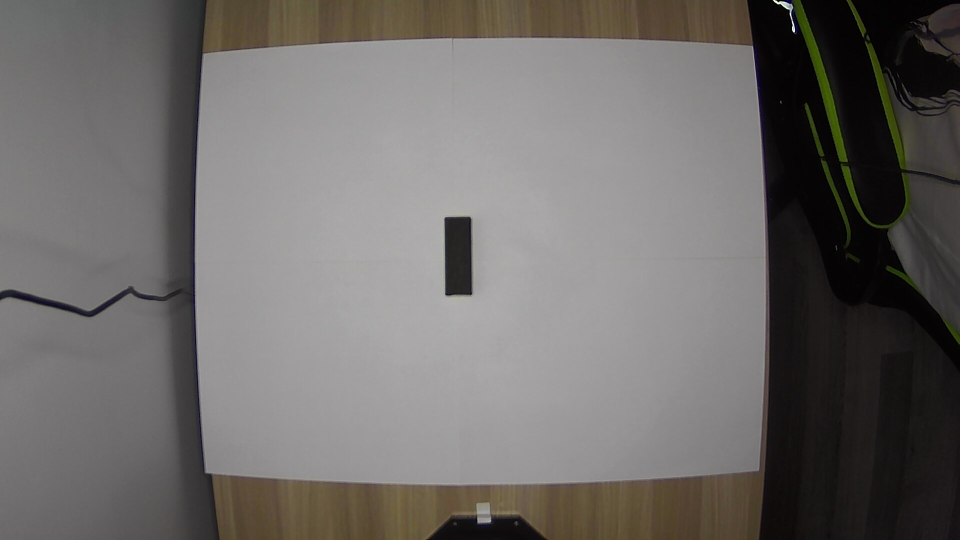
#> input picture Pics_n_Vids/jenga_testing/eptestimg.jpg, 1920 x 1080 px, found by its file name (shown at 1/2 size)
$ python cropimg.py
#> lines starting #> are read from the running program, lines starting #| are printed output that depends on the picture
#!/usr/bin/env python3
import cv2
image = cv2.imread("eptestimg.jpg")
#> image is the input picture: shape (1080, 1920, 3); mean B, G, R 105, 107.4, 110.3
new_image = image.copy()

# [7 lines of commented-out code are left out]
y=75		#higher goes lower down
x=385		#higher goes right
h=900		#height of img
w=1150		#width of img

crop_img = new_image[y:y+h, x:x+w]
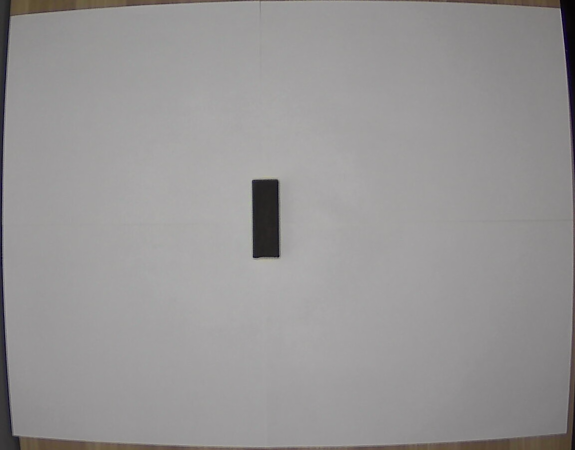
#> crop_img: shape (900, 1150, 3) (shown at 1/2 size); mean B, G, R 149.1, 148.8, 150.9
cv2.imshow("cropped", crop_img)
cv2.waitKey(0)
cv2.imwrite('cropepimg.jpg', crop_img)

#start_point = (10, 10)	##first value moves the left y axis horizontally, 2nd moves the top x axis vertically
#end_point = (1150, 910)	##first value moves the right y axis horizontally, 2nd moves the bottom x axis verticlally
#
##Blue color in BGR
#color = (255, 0, 0)
#
##Line thickness of 2 px
#thickness = 2

#Using cv2.rectangle() method
#Draw a rectangle with blue line borders of thickness of 2 px
#cropwb = cv2.rectangle(crop_img, start_point, end_point, color, thickness)
#cv2.imshow('cropped with bounding', cropwb)
#cv2.waitKey(0)  #Wait for keypress to continue
#cv2.destroyAllWindows()  ##Close windows
#cv2.imwrite('cropwb.jpg', cropwb)

$ run again, with Pics_n_Vids/jenga_testing/bbtestimg.jpg copied over Pics_n_Vids/jenga_testing/eptestimg.jpg
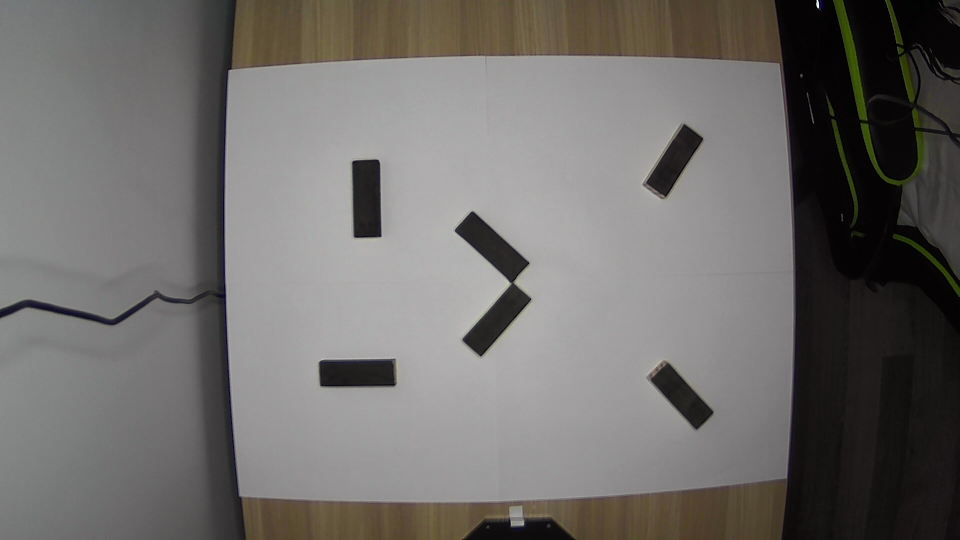
#> input picture Pics_n_Vids/jenga_testing/bbtestimg.jpg, 1920 x 1080 px, found by its file name (shown at 1/2 size)
#> image is the input picture: shape (1080, 1920, 3); mean B, G, R 106.9, 109.3, 111.7
#> `crop_img = new_image[y:y+h, x:x+w]`:
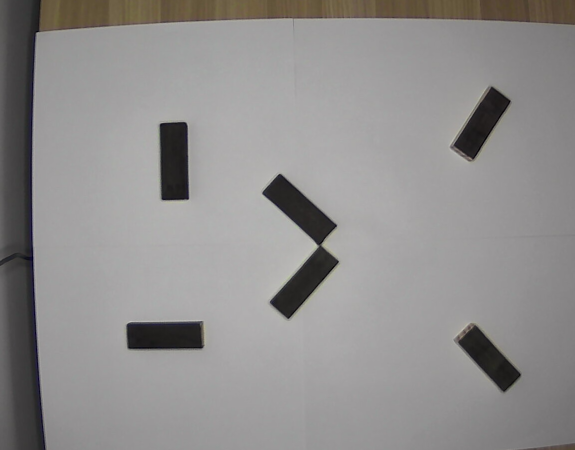
#> crop_img: shape (900, 1150, 3) (shown at 1/2 size); mean B, G, R 141.7, 142.3, 144.3

$ run again, with Pics_n_Vids/jenga_testing/1stcamtest.jpg copied over Pics_n_Vids/jenga_testing/eptestimg.jpg
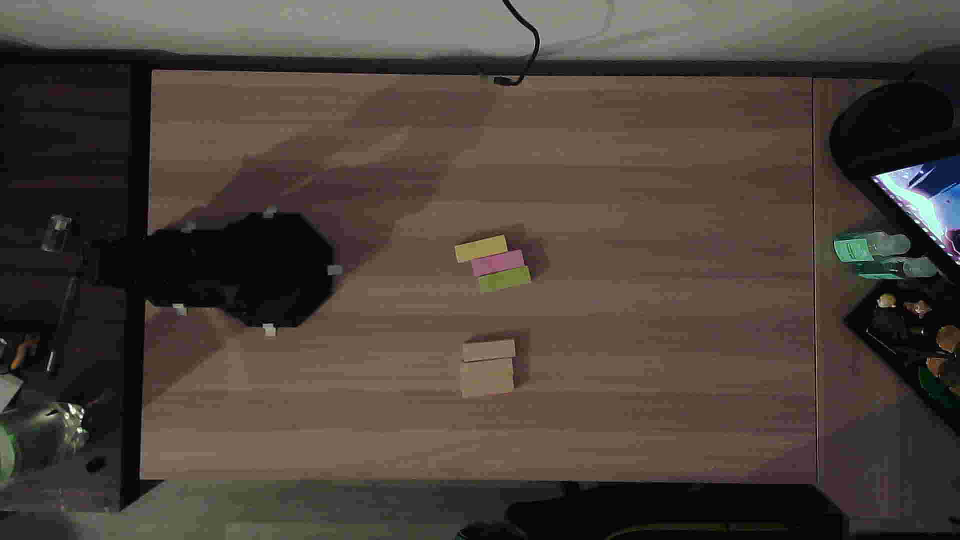
#> input picture Pics_n_Vids/jenga_testing/1stcamtest.jpg, 1920 x 1080 px, found by its file name (shown at 1/2 size)
#> image is the input picture: shape (1080, 1920, 3); mean B, G, R 58.7, 66.3, 75.8
#> `crop_img = new_image[y:y+h, x:x+w]`:
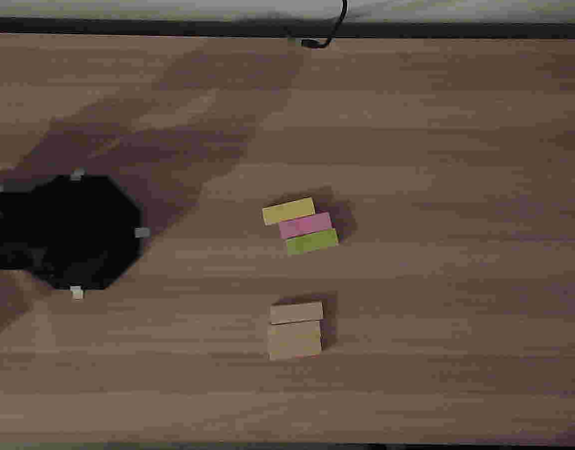
#> crop_img: shape (900, 1150, 3) (shown at 1/2 size); mean B, G, R 65.2, 77.1, 93.3

$ run again, with Pics_n_Vids/jenga_testing/jenga2.jpg copied over Pics_n_Vids/jenga_testing/eptestimg.jpg
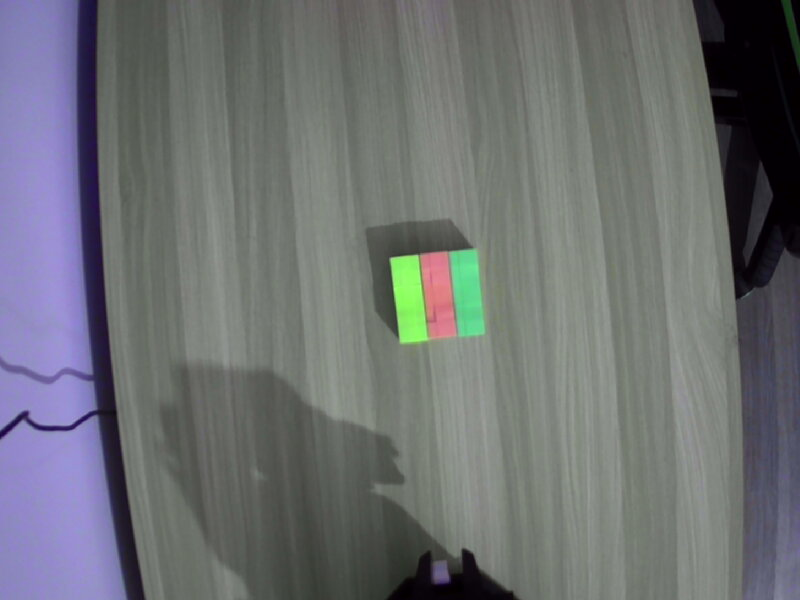
#> input picture Pics_n_Vids/jenga_testing/jenga2.jpg, 800 x 600 px, found by its file name
#> image is the input picture: shape (600, 800, 3); mean B, G, R 113.9, 111.5, 108.7
#> `crop_img = new_image[y:y+h, x:x+w]`:
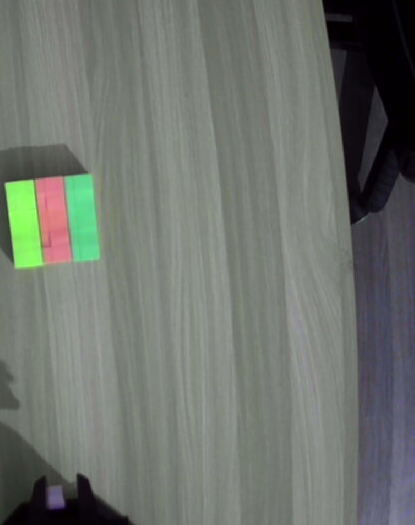
#> crop_img: shape (525, 415, 3); mean B, G, R 109.3, 115.6, 110.6
